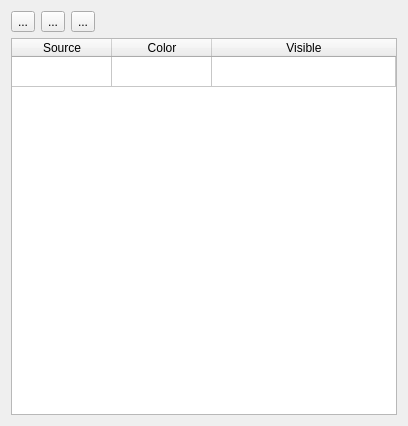
<?xml version="1.0" encoding="UTF-8"?>
<ui version="4.0">
 <class>Polars</class>
 <widget class="QWidget" name="Polars">
  <property name="geometry">
   <rect>
    <x>0</x>
    <y>0</y>
    <width>408</width>
    <height>426</height>
   </rect>
  </property>
  <property name="windowTitle">
   <string>Form</string>
  </property>
  <layout class="QGridLayout" name="gridLayout">
   <item row="0" column="0">
    <widget class="QToolButton" name="addButton">
     <property name="text">
      <string>...</string>
     </property>
     <property name="icon">
      <iconset resource="../resources/rsc.qrc">
       <normaloff>:/main/icons/add.png</normaloff>:/main/icons/add.png</iconset>
     </property>
    </widget>
   </item>
   <item row="0" column="1">
    <widget class="QToolButton" name="deleteButton">
     <property name="text">
      <string>...</string>
     </property>
     <property name="icon">
      <iconset resource="../resources/rsc.qrc">
       <normaloff>:/main/icons/delete.png</normaloff>:/main/icons/delete.png</iconset>
     </property>
    </widget>
   </item>
   <item row="0" column="2">
    <widget class="QToolButton" name="editButton">
     <property name="text">
      <string>...</string>
     </property>
     <property name="icon">
      <iconset resource="../resources/rsc.qrc">
       <normaloff>:/main/icons/application_edit.png</normaloff>:/main/icons/application_edit.png</iconset>
     </property>
    </widget>
   </item>
   <item row="0" column="3">
    <spacer name="horizontalSpacer">
     <property name="orientation">
      <enum>Qt::Horizontal</enum>
     </property>
     <property name="sizeHint" stdset="0">
      <size>
       <width>291</width>
       <height>20</height>
      </size>
     </property>
    </spacer>
   </item>
   <item row="1" column="0" colspan="4">
    <widget class="QTableWidget" name="table">
     <property name="editTriggers">
      <set>QAbstractItemView::NoEditTriggers</set>
     </property>
     <property name="alternatingRowColors">
      <bool>true</bool>
     </property>
     <property name="selectionBehavior">
      <enum>QAbstractItemView::SelectRows</enum>
     </property>
     <property name="rowCount">
      <number>1</number>
     </property>
     <property name="columnCount">
      <number>3</number>
     </property>
     <attribute name="horizontalHeaderVisible">
      <bool>true</bool>
     </attribute>
     <attribute name="horizontalHeaderCascadingSectionResizes">
      <bool>true</bool>
     </attribute>
     <attribute name="horizontalHeaderHighlightSections">
      <bool>false</bool>
     </attribute>
     <attribute name="horizontalHeaderStretchLastSection">
      <bool>true</bool>
     </attribute>
     <attribute name="verticalHeaderVisible">
      <bool>false</bool>
     </attribute>
     <row/>
     <column>
      <property name="text">
       <string>Source</string>
      </property>
     </column>
     <column>
      <property name="text">
       <string>Color</string>
      </property>
     </column>
     <column>
      <property name="text">
       <string>Visible</string>
      </property>
     </column>
    </widget>
   </item>
  </layout>
 </widget>
 <resources>
  <include location="../resources/rsc.qrc"/>
 </resources>
 <connections/>
</ui>
